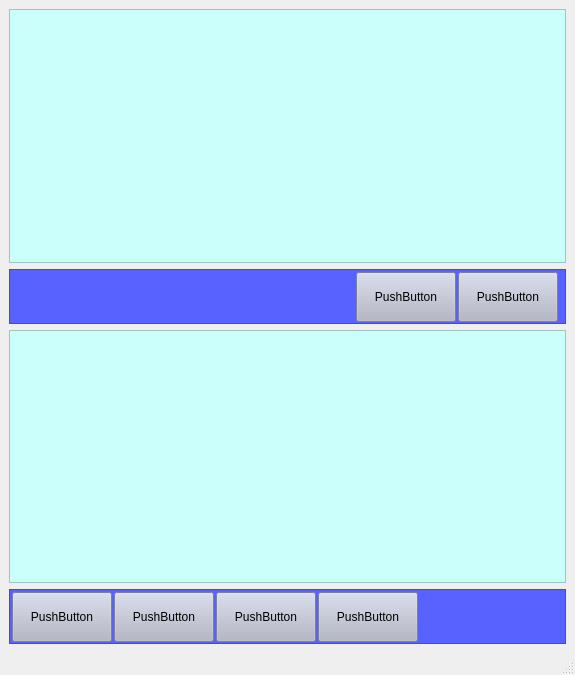
<?xml version="1.0" encoding="UTF-8"?>
<ui version="4.0">
 <class>MainWindow</class>
 <widget class="QMainWindow" name="MainWindow">
  <property name="geometry">
   <rect>
    <x>0</x>
    <y>0</y>
    <width>575</width>
    <height>675</height>
   </rect>
  </property>
  <property name="windowTitle">
   <string>SysFinanCtrl - Grupo de Categorias</string>
  </property>
  <property name="styleSheet">
   <string notr="true"/>
  </property>
  <widget class="QWidget" name="centralwidget">
   <layout class="QVBoxLayout" name="verticalLayout">
    <item>
     <widget class="QFrame" name="frame_1">
      <property name="styleSheet">
       <string notr="true">background-color: rgb(203, 255, 252);</string>
      </property>
      <property name="frameShape">
       <enum>QFrame::StyledPanel</enum>
      </property>
      <property name="frameShadow">
       <enum>QFrame::Raised</enum>
      </property>
     </widget>
    </item>
    <item>
     <widget class="QFrame" name="frame_3">
      <property name="maximumSize">
       <size>
        <width>16777215</width>
        <height>55</height>
       </size>
      </property>
      <property name="styleSheet">
       <string notr="true">background-color: rgb(87, 98, 255);</string>
      </property>
      <property name="frameShape">
       <enum>QFrame::StyledPanel</enum>
      </property>
      <property name="frameShadow">
       <enum>QFrame::Raised</enum>
      </property>
      <widget class="QPushButton" name="pushButton_1">
       <property name="geometry">
        <rect>
         <x>347</x>
         <y>3</y>
         <width>100</width>
         <height>50</height>
        </rect>
       </property>
       <property name="maximumSize">
        <size>
         <width>100</width>
         <height>50</height>
        </size>
       </property>
       <property name="styleSheet">
        <string notr="true">background-color: rgb(177, 180, 197);</string>
       </property>
       <property name="text">
        <string>PushButton</string>
       </property>
      </widget>
      <widget class="QPushButton" name="pushButton_2">
       <property name="geometry">
        <rect>
         <x>449</x>
         <y>3</y>
         <width>100</width>
         <height>50</height>
        </rect>
       </property>
       <property name="maximumSize">
        <size>
         <width>100</width>
         <height>50</height>
        </size>
       </property>
       <property name="styleSheet">
        <string notr="true">background-color: rgb(177, 180, 197);</string>
       </property>
       <property name="text">
        <string>PushButton</string>
       </property>
      </widget>
     </widget>
    </item>
    <item>
     <widget class="QFrame" name="frame_2">
      <property name="styleSheet">
       <string notr="true">background-color: rgb(203, 255, 252);</string>
      </property>
      <property name="frameShape">
       <enum>QFrame::StyledPanel</enum>
      </property>
      <property name="frameShadow">
       <enum>QFrame::Raised</enum>
      </property>
     </widget>
    </item>
    <item>
     <widget class="QFrame" name="frame_4">
      <property name="maximumSize">
       <size>
        <width>16777215</width>
        <height>55</height>
       </size>
      </property>
      <property name="styleSheet">
       <string notr="true">background-color: rgb(87, 98, 255);</string>
      </property>
      <property name="frameShape">
       <enum>QFrame::StyledPanel</enum>
      </property>
      <property name="frameShadow">
       <enum>QFrame::Raised</enum>
      </property>
      <widget class="QPushButton" name="pushButton_3">
       <property name="geometry">
        <rect>
         <x>3</x>
         <y>3</y>
         <width>100</width>
         <height>50</height>
        </rect>
       </property>
       <property name="maximumSize">
        <size>
         <width>100</width>
         <height>50</height>
        </size>
       </property>
       <property name="styleSheet">
        <string notr="true">background-color: rgb(177, 180, 197);</string>
       </property>
       <property name="text">
        <string>PushButton</string>
       </property>
      </widget>
      <widget class="QPushButton" name="pushButton_4">
       <property name="geometry">
        <rect>
         <x>105</x>
         <y>3</y>
         <width>100</width>
         <height>50</height>
        </rect>
       </property>
       <property name="maximumSize">
        <size>
         <width>100</width>
         <height>50</height>
        </size>
       </property>
       <property name="styleSheet">
        <string notr="true">background-color: rgb(177, 180, 197);</string>
       </property>
       <property name="text">
        <string>PushButton</string>
       </property>
      </widget>
      <widget class="QPushButton" name="pushButton_5">
       <property name="geometry">
        <rect>
         <x>207</x>
         <y>3</y>
         <width>100</width>
         <height>50</height>
        </rect>
       </property>
       <property name="maximumSize">
        <size>
         <width>100</width>
         <height>50</height>
        </size>
       </property>
       <property name="styleSheet">
        <string notr="true">background-color: rgb(177, 180, 197);</string>
       </property>
       <property name="text">
        <string>PushButton</string>
       </property>
      </widget>
      <widget class="QPushButton" name="pushButton_6">
       <property name="geometry">
        <rect>
         <x>309</x>
         <y>3</y>
         <width>100</width>
         <height>50</height>
        </rect>
       </property>
       <property name="maximumSize">
        <size>
         <width>100</width>
         <height>50</height>
        </size>
       </property>
       <property name="styleSheet">
        <string notr="true">background-color: rgb(177, 180, 197);</string>
       </property>
       <property name="text">
        <string>PushButton</string>
       </property>
      </widget>
     </widget>
    </item>
   </layout>
  </widget>
  <widget class="QMenuBar" name="menubar">
   <property name="geometry">
    <rect>
     <x>0</x>
     <y>0</y>
     <width>575</width>
     <height>26</height>
    </rect>
   </property>
  </widget>
  <widget class="QStatusBar" name="statusbar"/>
 </widget>
 <resources/>
 <connections/>
</ui>
